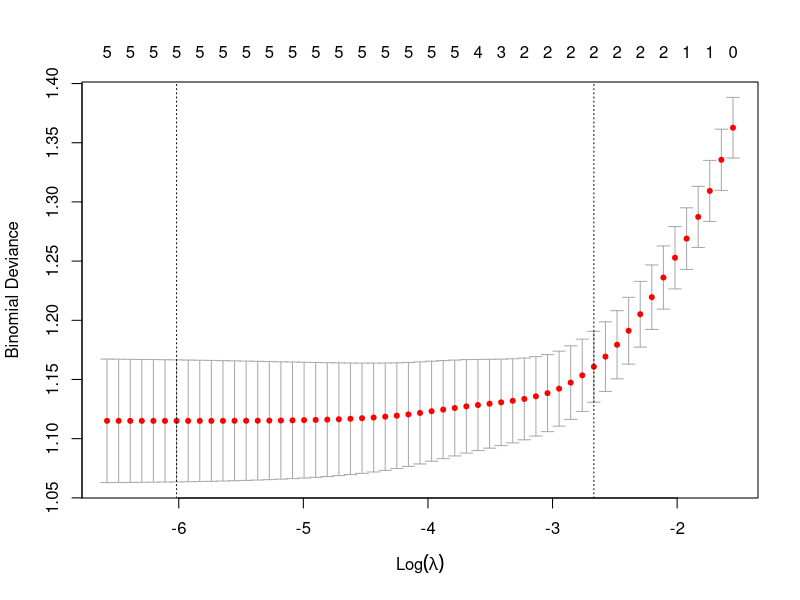
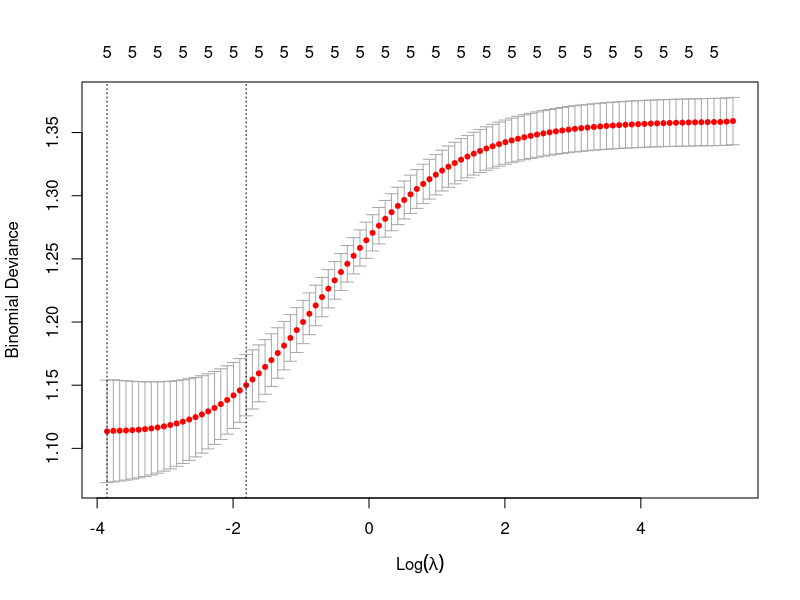

Write the R code that produced these figures, in order.
install.packages(c("glmnet", "tidyverse", "caret"))
install.packages(c("pROC"))
library(glmnet)
library(tidyverse)
library(caret)
library(pROC)

# Import the dataset
data <- read_csv("student_depression_dataset.csv")

str(data)
problems(data)

# Remove ID columns and non-predictors if any
data_clean <- data %>%
  drop_na()  # remove rows with missing values

set.seed(123)  # for reproducibility
data_reduced <- data_clean %>% sample_n(450)
nrow(data_reduced)

table(data_reduced$Sleep)
# remove the 1 "others" response from diet
data_reduced <- data_reduced %>%
  filter(Diet != "Others")

# sleep to factor
data_reduced$Sleep <- as.factor(data_reduced$Sleep)
# diet to numeric
data_reduced <- data_reduced %>%
  mutate(
    Diet = case_when(
      Diet == "Healthy" ~ 1,
      Diet == "Moderate" ~ 2,
      Diet == "Unhealthy" ~ 3,
      TRUE ~ NA_real_
    )
  )


names(data_reduced)
# Set response and predictors
y <- data_reduced$Depression  # replace 'Depression' with your outcome variable if needed
X <- model.matrix(Depression ~ Acapressure + Sleep + Diet, data = data_reduced)[,-1]  # matrix of predictors (drop intercept)


set.seed(123)
train_index <- createDataPartition(y, p = 0.8, list = FALSE)

X_train <- X[train_index, ]
X_test  <- X[-train_index, ]
y_train <- y[train_index]
y_test  <- y[-train_index]


#### lasso
cv_lasso <- cv.glmnet(X_train, y_train, alpha = 1, family = "binomial")
plot(cv_lasso)

# Best lambda value (penalty strength)
best_lambda_lasso <- cv_lasso$lambda.min
print(best_lambda_lasso)

# Coefficients at best lambda
coef(cv_lasso, s = "lambda.min")


#### ridge
cv_ridge <- cv.glmnet(X_train, y_train, alpha = 0, family = "binomial")
plot(cv_ridge)

# Best lambda value
best_lambda_ridge <- cv_ridge$lambda.min
print(best_lambda_ridge)

# Coefficients at best lambda
coef(cv_ridge, s = "lambda.min")



# 1SE lambda values
lambda_1se_lasso <- cv_lasso$lambda.1se
lambda_1se_ridge <- cv_ridge$lambda.1se

lambda_1se_lasso
lambda_1se_ridge

coef(cv_lasso, s = "lambda.1se")
coef(cv_ridge, s = "lambda.1se")

# Non-zero coefficients (Lasso)
coef(cv_lasso, s = "lambda.min")[coef(cv_lasso, s = "lambda.min") != 0]



### test
# Lasso predictions (probabilities)
pred_lasso <- predict(cv_lasso, newx = X_test, s = "lambda.min", type = "response")
pred_lasso_class <- ifelse(pred_lasso > 0.5, 1, 0)  # Classify probabilities with 0.5 threshold
 
# Ridge predictions (probabilities)
pred_ridge <- predict(cv_ridge, newx = X_test, s = "lambda.min", type = "response")
pred_ridge_class <- ifelse(pred_ridge > 0.5, 1, 0)  # Classify probabilities with 0.5 threshold
 
# Accuracy for Lasso
accuracy_lasso <- mean(pred_lasso_class == y_test)
 
# Accuracy for Ridge
accuracy_ridge <- mean(pred_ridge_class == y_test)
 
# AUC for Lasso
auc_lasso <- roc(y_test, c(pred_lasso))$auc
 
# AUC for Ridge
auc_ridge <- roc(y_test, c(pred_ridge))$auc

# Print evaluation metrics
cat("Lasso Accuracy:", accuracy_lasso, "\n")
cat("Ridge Accuracy:", accuracy_ridge, "\n")
cat("Lasso AUC:", auc_lasso, "\n")
cat("Ridge AUC:", auc_ridge, "\n")


coef(cv_lasso, s = "lambda.min")
coef(cv_ridge, s = "lambda.min")